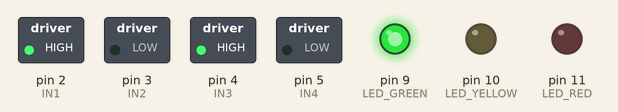
This sketch was run on a simulated Arduino Uno, built with avr-gcc and run on an emulated ATmega328P. Parts: switched loads named in the sketch (green lamp = pin HIGH), output pins drawn as LEDs (lit = HIGH). What the sketch prints to the serial monitor is not drawn.

Above: at 0.1 s.
Timing chart, 0 to 1.6 s (numbered marks = the images above):
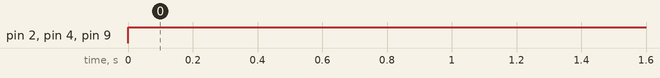

The sketch:

obstacle_avoidance_pcb_design.ino
```cpp
// Obstacle Avoiding Robot + LEDs
// ============================================

#define IR_LEFT   7
#define IR_RIGHT  8

#define IN1  2
#define IN2  3
#define IN3  4
#define IN4  5

// LED Pins
#define LED_GREEN   9
#define LED_YELLOW  10
#define LED_RED     11

void setup() {
  pinMode(IR_LEFT, INPUT);
  pinMode(IR_RIGHT, INPUT);
  pinMode(IN1, OUTPUT);
  pinMode(IN2, OUTPUT);
  pinMode(IN3, OUTPUT);
  pinMode(IN4, OUTPUT);
  pinMode(LED_GREEN, OUTPUT);
  pinMode(LED_YELLOW, OUTPUT);
  pinMode(LED_RED, OUTPUT);
  Serial.begin(9600);
  Serial.println("Robot Started!");
}

void loop() {
  //int left  = digitalRead(IR_LEFT);
  //int right = digitalRead(IR_RIGHT);

  int left=1;
  int right=1;

  //int left=0;
  //int right=1;

  //int left=1;
  //int right=0;

  if (left == 1 && right == 1) {
    moveForward();
  }
  else if (left == 0 && right == 1) {
    turnRight();
    delay(300);
  }
  else if (left == 1 && right == 0) {
    turnLeft();
    delay(300);
  }
  else {
    moveBackward();
    delay(400);
    turnRight();
    delay(400);
  }
  delay(100);
}

void moveForward() {
  digitalWrite(IN1, HIGH);
  digitalWrite(IN2, LOW);
  digitalWrite(IN3, HIGH);
  digitalWrite(IN4, LOW);
  // Green LED on
  digitalWrite(LED_GREEN, HIGH);
  digitalWrite(LED_YELLOW, LOW);
  digitalWrite(LED_RED, LOW);
  Serial.println(">> FORWARD");
}

void moveBackward() {
  digitalWrite(IN1, LOW);
  digitalWrite(IN2, HIGH);
  digitalWrite(IN3, LOW);
  digitalWrite(IN4, HIGH);
  // Red LED on
  digitalWrite(LED_GREEN, LOW);
  digitalWrite(LED_YELLOW, LOW);
  digitalWrite(LED_RED, HIGH);
  Serial.println(">> BACKWARD");
}

void turnLeft() {
  digitalWrite(IN1, LOW);
  digitalWrite(IN2, LOW);
  digitalWrite(IN3, HIGH);
  digitalWrite(IN4, LOW);
  // Yellow LED on
  digitalWrite(LED_GREEN, LOW);
  digitalWrite(LED_YELLOW, HIGH);
  digitalWrite(LED_RED, LOW);
  Serial.println(">> TURN LEFT");
}

void turnRight() {
  digitalWrite(IN1, HIGH);
  digitalWrite(IN2, LOW);
  digitalWrite(IN3, LOW);
  digitalWrite(IN4, LOW);
  // Yellow LED on
  digitalWrite(LED_GREEN, LOW);
  digitalWrite(LED_YELLOW, HIGH);
  digitalWrite(LED_RED, LOW);
  Serial.println(">> TURN RIGHT");
}
```

Measured:
- by itself, pin 2 (IN1), pin 4 (IN3), pin 9 (LED_GREEN): LOW → HIGH at 0.00 s
